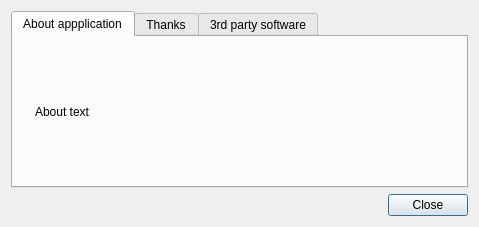
<?xml version="1.0" encoding="UTF-8"?>
<ui version="4.0">
 <class>DialogAbout</class>
 <widget class="QDialog" name="DialogAbout">
  <property name="geometry">
   <rect>
    <x>0</x>
    <y>0</y>
    <width>479</width>
    <height>227</height>
   </rect>
  </property>
  <property name="windowTitle">
   <string>About kchmviewer</string>
  </property>
  <layout class="QVBoxLayout" name="verticalLayout_2">
   <item>
    <widget class="QTabWidget" name="tabWidget">
     <property name="currentIndex">
      <number>0</number>
     </property>
     <widget class="QWidget" name="tab">
      <attribute name="title">
       <string>About appplication</string>
      </attribute>
      <layout class="QHBoxLayout" name="horizontalLayout">
       <item>
        <widget class="QLabel" name="label">
         <property name="text">
          <string/>
         </property>
         <property name="pixmap">
          <pixmap resource="resources/images.qrc">:/images/kchmviewer.png</pixmap>
         </property>
        </widget>
       </item>
       <item>
        <widget class="QLabel" name="lblAbout">
         <property name="sizePolicy">
          <sizepolicy hsizetype="Preferred" vsizetype="Preferred">
           <horstretch>1</horstretch>
           <verstretch>1</verstretch>
          </sizepolicy>
         </property>
         <property name="text">
          <string>About text</string>
         </property>
         <property name="openExternalLinks">
          <bool>true</bool>
         </property>
        </widget>
       </item>
      </layout>
     </widget>
     <widget class="QWidget" name="tab_2">
      <attribute name="title">
       <string>Thanks</string>
      </attribute>
      <layout class="QVBoxLayout" name="verticalLayout">
       <item>
        <widget class="QLabel" name="label_2">
         <property name="text">
          <string>&lt;!DOCTYPE HTML PUBLIC &quot;-//W3C//DTD HTML 4.0//EN&quot; &quot;http://www.w3.org/TR/REC-html40/strict.dtd&quot;&gt;
&lt;html&gt;&lt;head&gt;&lt;meta name=&quot;qrichtext&quot; content=&quot;1&quot; /&gt;&lt;style type=&quot;text/css&quot;&gt;
p, li { white-space: pre-wrap; }
&lt;/style&gt;&lt;/head&gt;&lt;body style=&quot; font-family:'Sans Serif'; font-size:9pt; font-weight:400; font-style:normal;&quot;&gt;
&lt;p style=&quot; margin-top:0px; margin-bottom:0px; margin-left:0px; margin-right:0px; -qt-block-indent:0; text-indent:0px;&quot;&gt;&lt;span style=&quot; font-family:'Liberation Sans'; font-size:10pt; font-weight:600;&quot;&gt;I would like to thank:&lt;/span&gt;&lt;/p&gt;
&lt;p style=&quot;-qt-paragraph-type:empty; margin-top:0px; margin-bottom:0px; margin-left:0px; margin-right:0px; -qt-block-indent:0; text-indent:0px; font-family:'Liberation Sans'; font-size:10pt;&quot;&gt;&lt;br /&gt;&lt;/p&gt;
&lt;p style=&quot; margin-top:0px; margin-bottom:0px; margin-left:0px; margin-right:0px; -qt-block-indent:0; text-indent:0px;&quot;&gt;&lt;span style=&quot; font-family:'Liberation Sans'; font-size:10pt;&quot;&gt;- Razvan Cojocaru, the author of xchm.&lt;/span&gt;&lt;/p&gt;
&lt;p style=&quot; margin-top:0px; margin-bottom:0px; margin-left:0px; margin-right:0px; -qt-block-indent:0; text-indent:0px;&quot;&gt;&lt;span style=&quot; font-family:'Liberation Sans'; font-size:10pt;&quot;&gt;- Peter Volkov for significant QA (more than 20 reported bugs!)&lt;/span&gt;&lt;/p&gt;
&lt;p style=&quot; margin-top:0px; margin-bottom:0px; margin-left:0px; margin-right:0px; -qt-block-indent:0; text-indent:0px;&quot;&gt;&lt;span style=&quot; font-family:'Liberation Sans'; font-size:10pt;&quot;&gt;- And of course &lt;/span&gt;&lt;span style=&quot; font-family:'Liberation Sans'; font-size:10pt; font-weight:600;&quot;&gt;everyone&lt;/span&gt;&lt;span style=&quot; font-family:'Liberation Sans'; font-size:10pt;&quot;&gt;, who report bugs,  and suggest features.&lt;/span&gt;&lt;/p&gt;
&lt;p style=&quot;-qt-paragraph-type:empty; margin-top:0px; margin-bottom:0px; margin-left:0px; margin-right:0px; -qt-block-indent:0; text-indent:0px; font-family:'Liberation Sans'; font-size:10pt;&quot;&gt;&lt;br /&gt;&lt;/p&gt;&lt;/body&gt;&lt;/html&gt;</string>
         </property>
         <property name="openExternalLinks">
          <bool>true</bool>
         </property>
        </widget>
       </item>
      </layout>
     </widget>
     <widget class="QWidget" name="tab_3">
      <attribute name="title">
       <string>3rd party software</string>
      </attribute>
      <layout class="QVBoxLayout" name="verticalLayout_3">
       <item>
        <widget class="QLabel" name="label_3">
         <property name="text">
          <string>&lt;html&gt;&lt;head/&gt;&lt;body&gt;&lt;p&gt;kchmviewer uses the following 3rd party software:&lt;/p&gt;&lt;ul style=&quot;margin-top: 0px; margin-bottom: 0px; margin-left: 0px; margin-right: 0px; -qt-list-indent: 1;&quot;&gt;&lt;li style=&quot; margin-top:12px; margin-bottom:0px; margin-left:0px; margin-right:0px; -qt-block-indent:0; text-indent:0px;&quot;&gt;Qt library from http://qt-project.org by Digia; &lt;/li&gt;&lt;li style=&quot; margin-top:12px; margin-bottom:0px; margin-left:0px; margin-right:0px; -qt-block-indent:0; text-indent:0px;&quot;&gt;libchm for parsing CHM files by Jed Wing; &lt;/li&gt;&lt;li style=&quot; margin-top:12px; margin-bottom:0px; margin-left:0px; margin-right:0px; -qt-block-indent:0; text-indent:0px;&quot;&gt;libzip for handling EPUB files by Dieter Baron and Thomas Klausner&lt;/li&gt;&lt;li style=&quot; margin-top:12px; margin-bottom:0px; margin-left:0px; margin-right:0px; -qt-block-indent:0; text-indent:0px;&quot;&gt;Icons from DryIcons, http://dryicons.com&lt;/li&gt;&lt;/ul&gt;&lt;/body&gt;&lt;/html&gt;</string>
         </property>
         <property name="alignment">
          <set>Qt::AlignLeading|Qt::AlignLeft|Qt::AlignVCenter</set>
         </property>
        </widget>
       </item>
      </layout>
     </widget>
    </widget>
   </item>
   <item>
    <widget class="QDialogButtonBox" name="buttonBox">
     <property name="orientation">
      <enum>Qt::Horizontal</enum>
     </property>
     <property name="standardButtons">
      <set>QDialogButtonBox::Close</set>
     </property>
    </widget>
   </item>
  </layout>
 </widget>
 <resources>
  <include location="resources/images.qrc"/>
 </resources>
 <connections>
  <connection>
   <sender>buttonBox</sender>
   <signal>accepted()</signal>
   <receiver>DialogAbout</receiver>
   <slot>accept()</slot>
   <hints>
    <hint type="sourcelabel">
     <x>222</x>
     <y>363</y>
    </hint>
    <hint type="destinationlabel">
     <x>157</x>
     <y>274</y>
    </hint>
   </hints>
  </connection>
  <connection>
   <sender>buttonBox</sender>
   <signal>rejected()</signal>
   <receiver>DialogAbout</receiver>
   <slot>reject()</slot>
   <hints>
    <hint type="sourcelabel">
     <x>290</x>
     <y>369</y>
    </hint>
    <hint type="destinationlabel">
     <x>286</x>
     <y>274</y>
    </hint>
   </hints>
  </connection>
  <connection>
   <sender>buttonBox</sender>
   <signal>clicked(QAbstractButton*)</signal>
   <receiver>DialogAbout</receiver>
   <slot>accept()</slot>
   <hints>
    <hint type="sourcelabel">
     <x>371</x>
     <y>367</y>
    </hint>
    <hint type="destinationlabel">
     <x>410</x>
     <y>391</y>
    </hint>
   </hints>
  </connection>
 </connections>
</ui>
